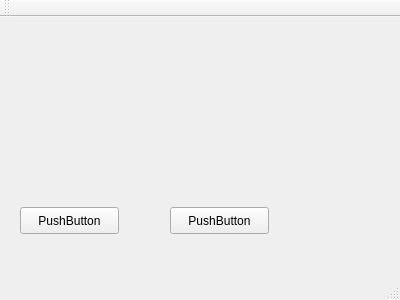
<?xml version="1.0" encoding="UTF-8"?>
<ui version="4.0">
 <class>MainWindow</class>
 <widget class="QMainWindow" name="MainWindow">
  <property name="geometry">
   <rect>
    <x>0</x>
    <y>0</y>
    <width>400</width>
    <height>300</height>
   </rect>
  </property>
  <property name="windowTitle">
   <string>MainWindow</string>
  </property>
  <widget class="QWidget" name="centralWidget">
   <widget class="QPushButton" name="pushButton">
    <property name="geometry">
     <rect>
      <x>20</x>
      <y>190</y>
      <width>99</width>
      <height>27</height>
     </rect>
    </property>
    <property name="text">
     <string>PushButton</string>
    </property>
   </widget>
   <widget class="QPushButton" name="pushButton_2">
    <property name="geometry">
     <rect>
      <x>170</x>
      <y>190</y>
      <width>99</width>
      <height>27</height>
     </rect>
    </property>
    <property name="text">
     <string>PushButton</string>
    </property>
   </widget>
  </widget>
  <widget class="QMenuBar" name="menuBar">
   <property name="geometry">
    <rect>
     <x>0</x>
     <y>0</y>
     <width>400</width>
     <height>25</height>
    </rect>
   </property>
  </widget>
  <widget class="QToolBar" name="mainToolBar">
   <attribute name="toolBarArea">
    <enum>TopToolBarArea</enum>
   </attribute>
   <attribute name="toolBarBreak">
    <bool>false</bool>
   </attribute>
  </widget>
  <widget class="QStatusBar" name="statusBar"/>
 </widget>
 <layoutdefault spacing="6" margin="11"/>
 <resources/>
 <connections/>
</ui>
